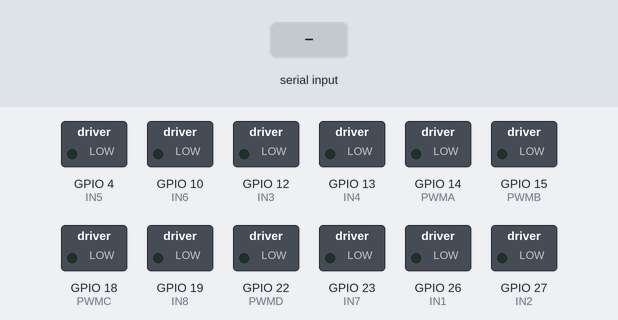
A program run on a simulated ESP32. Shown: switched loads named in the program (green lamp = pin HIGH). Inputs (shaded band) come from the test bench. WiFi joins after 1.5 s; servers stay silent unless stated; what the program prints to the serial monitor is not drawn.

Above: at 0.1 s.
At 2.7 s:
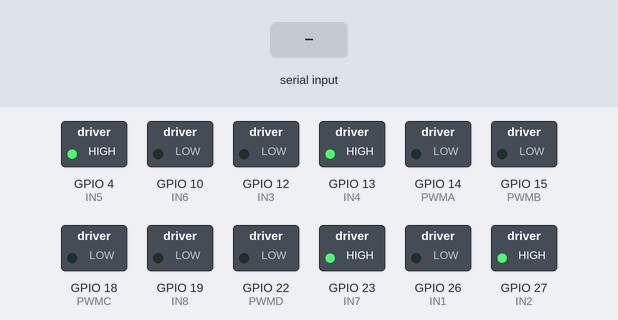
2.8 s: "dmu307307\n" received over Serial
4.3 s: "90,45,200\n" received over Serial
5.8 s: "90,45\n" received over Serial
Timing chart, 0 to 8.8 s (numbered marks = the images above; inputs shaded):
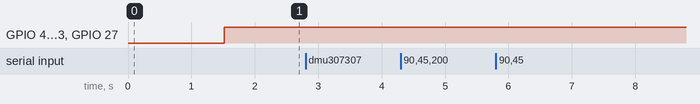

Measured:
- after the input at 2.8 s, every drawn part: stays the same
- after the input at 4.3 s, every drawn part: stays the same
- after the input at 5.8 s, every drawn part: stays the same

The program:

main.cpp
```cpp
#include <Arduino.h>
#include <WiFi.h>
#include <WiFiUdp.h>
#include <Arduino.h>
#include <Ticker.h>

Ticker timer_control;

// TB6612FNG驱动模块控制信号 共6个
#define IN1 26 // 控制电机1的方向A，01为正转，10为反转
#define IN2 27 // 控制电机1的方向B，01为正转，10为反转
#define PWMA 14 // 控制电机1 PWM控制引脚
#define IN3 12 // 控制电机2的方向A，01为正转，10为反转
#define IN4 13 // 控制电机2的方向B，01为正转，10为反转
#define PWMB 15 // 控制电机2 PWM控制引脚
#define IN5 4 // 控制电机1的方向A，01为正转，10为反转
#define IN6 10 // 控制电机1的方向B，01为正转，10为反转
#define PWMC 18 // 控制电机1 PWM控制引脚
#define IN7 23 // 控制电机2的方向A，01为正转，10为反转
#define IN8 19 // 控制电机2的方向B，01为正转，10为反转
#define PWMD 22 // 控制电机2 PWM控制引脚

// #define freq 5000       // PWM波形频率5KHZ
// #define pwm_Channel_1 0 // 使用PWM的通道0
// #define pwm_Channel_2 1 // 使用PWM的通道1
// #define pwm_Channel_3 2 // 使用PWM的通道0
// #define pwm_Channel_4 3 // 使用PWM的通道1

// #define resolution 8              // 使用PWM占空比的分辨率，占空比最大可写2^8-1=255
#define interrupt_time_control 15 // 定时器15ms中断控制时间

// 1. 测试配置 WiFi网络配置
// const char *ssid = "307";
// const char *password = "dmu307307";
// // UDP配置
// WiFiUDP udp;
// IPAddress serverIP(192, 168, 3, 88); // 服务器的IP地址，需修改为实际地址
// 2. 实际配置
const char* ssid = "test305";
const char* password = "DMU305307";
// UDP配置
WiFiUDP udp;
IPAddress serverIP(192, 168, 0, 102);  // 服务器的IP地址，需修改为实际地址
unsigned int serverPort = 8000; // 服务器端口
unsigned int localPort = 8889;  // 本地端口
char replyBuffer[255];          // 接收缓冲区

int pwmA1 = 0, pwmB1 = 0;
void commend_parse(String incomingPacket)
{
  incomingPacket.trim();
  // 解析控制指令 格式：speed1,speed2,speed3,speed4；前进实例：500,0,500,0；后退实例：-500,0,-500,0；左转实例：0,500,0,-500；右转实例：0,-500,0,500；
  String command(incomingPacket);
  int commaIndex1 = command.indexOf(',');
  int commaIndex2 = command.indexOf(',', commaIndex1 + 1);
  int commaIndex3 = command.indexOf(',', commaIndex2 + 1);

  int speed1 = command.substring(0, commaIndex1).toInt();
  int speed2 = command.substring(commaIndex1 + 1, commaIndex2).toInt();
  int speed3 = command.substring(commaIndex2 + 1, commaIndex3).toInt();
  int speed4 = command.substring(commaIndex3 + 1).toInt();
  double moto1 = speed1 - speed2;
  double moto2 = speed3 - speed4;
  pwmA1 = int((moto1 / 500) * 255);
  pwmB1 = int((moto2 / 500) * 255);
  // Set_Pwm( moto1,  moto2);
}
void Set_Pwm(int moto1, int moto2)
{
  int Amplitude = 255; //===PWM满幅是256 限制在255
  Serial.println(String(moto1) + ":" + String(moto2));
  if (moto1 > 0)
  {
    digitalWrite(IN1, HIGH), digitalWrite(IN2, LOW); // TB6612的电平控制
    digitalWrite(IN3, HIGH), digitalWrite(IN4, LOW); // TB6612的电平控制

  }
  else
  {
    digitalWrite(IN1, LOW), digitalWrite(IN2, HIGH); // TB6612的电平控制
    digitalWrite(IN3, LOW), digitalWrite(IN4, HIGH); // TB6612的电平控制

  }

  if (moto2 > 0)
  {
    digitalWrite(IN6, HIGH), digitalWrite(IN5, LOW); // TB6612的电平控制
    digitalWrite(IN8, HIGH), digitalWrite(IN7, LOW); // TB6612的电平控制
  }
  else
  {
    digitalWrite(IN6, LOW), digitalWrite(IN5, HIGH); // TB6612的电平控制
    digitalWrite(IN8, LOW), digitalWrite(IN7, HIGH); // TB6612的电平控制
  }

  // 限制PWM
  if (moto1 < -Amplitude)
    moto1 = -Amplitude;
  if (moto1 > Amplitude)
    moto1 = Amplitude;
  if (moto2 < -Amplitude)
    moto2 = -Amplitude;
  if (moto2 > Amplitude)
    moto2 = Amplitude;

  ledcWrite(0, abs(moto1));
  ledcWrite(1, abs(moto1));
  ledcWrite(2, abs(moto2));
  ledcWrite(3, abs(moto2));
}

void control()
{
  Set_Pwm(pwmA1, pwmB1);
}

// 发送UDP消息
void sendUdpMessage(String message)
{
  udp.beginPacket(serverIP, serverPort);
  udp.print(message);
  udp.endPacket();
  Serial.print("发送消息: ");
  Serial.println(message);
}

void readUdpData(void *parameter)
{
  Serial.println("UDP数据读取任务已启动");

  while (true)
  {
    int packetSize = udp.parsePacket();
    if (packetSize)
    {
      char incomingPacket[255];
      int len = udp.read(incomingPacket, 255);
      if (len > 0)
      {
        incomingPacket[len] = '\0';
        Serial.print("接收到UDP数据: ");
        Serial.println(incomingPacket);
        commend_parse(incomingPacket);
        Set_Pwm(pwmA1, pwmB1);
      }
    }
    // 延迟一段时间以避免CPU占用过高
    vTaskDelay(100 / portTICK_PERIOD_MS);
  }
}

void setup()
{
  // 初始化串口
  Serial.begin(115200);
  Serial.println("ESP32 UDP客户端启动中...");

  // 连接WiFi
  WiFi.mode(WIFI_STA);
  WiFi.begin(ssid, password);

  while (WiFi.status() != WL_CONNECTED)
  {
    delay(500);
    Serial.print(".");
  }
  Serial.println("");
  Serial.println("WiFi连接成功！");
  Serial.print("IP地址: ");
  Serial.println(WiFi.localIP());
  // 初始化电机
  pinMode(IN1, OUTPUT);
  pinMode(IN2, OUTPUT);
  pinMode(IN3, OUTPUT);
  pinMode(IN4, OUTPUT);
  pinMode(IN5, OUTPUT);
  pinMode(IN6, OUTPUT);
  pinMode(IN7, OUTPUT);
  pinMode(IN8, OUTPUT);

  ledcSetup(0, 5000, 8);
  ledcAttachPin(PWMA, 0);

  ledcSetup(1, 5000, 8);
  ledcAttachPin(PWMB, 1);

  ledcSetup(2, 5000, 8);
  ledcAttachPin(PWMC, 2);

  ledcSetup(3, 5000, 8);
  ledcAttachPin(PWMD, 3);

  timer_control.attach_ms(interrupt_time_control, control); // 定时器中断开启

  // 获取MAC地址
  uint8_t mac[6];
  WiFi.macAddress(mac);
  char macStr[18];
  sprintf(macStr, "%02X:%02X:%02X:%02X:%02X:%02X", mac[0], mac[1], mac[2], mac[3], mac[4], mac[5]);
  Serial.print("MAC地址: ");
  Serial.println(macStr);

  // 提取MAC地址的后四位并转换为十进制
  int macLastFourDecimal = (mac[4] << 8) | mac[5];
  Serial.print("MAC地址的后四位（十进制）: ");
  Serial.println(macLastFourDecimal);

  // 如果转换后的十进制数是五位数，则截取后四位
  if (macLastFourDecimal > 9999)
  {
    macLastFourDecimal = macLastFourDecimal % 10000;
  }

  // 启动UDP
  udp.begin(localPort);
  Serial.println("UDP客户端已启动");

  // 向服务器发送MAC地址的后四位（十进制）
  String macLastFourDecimalStr = String(macLastFourDecimal);
  sendUdpMessage(macLastFourDecimalStr);

  // 创建任务来处理UDP接收数据
  xTaskCreate(readUdpData, "ReadUdpData", 2048, NULL, 1, NULL);
}

void loop()
{
  // 检查串口是否有数据传入
  if (Serial.available() > 0)
  {
    String receivedData = Serial.readStringUntil('\n'); // 读取一行数据直到换行符
    sendUdpMessage(receivedData);
  }
}
```
